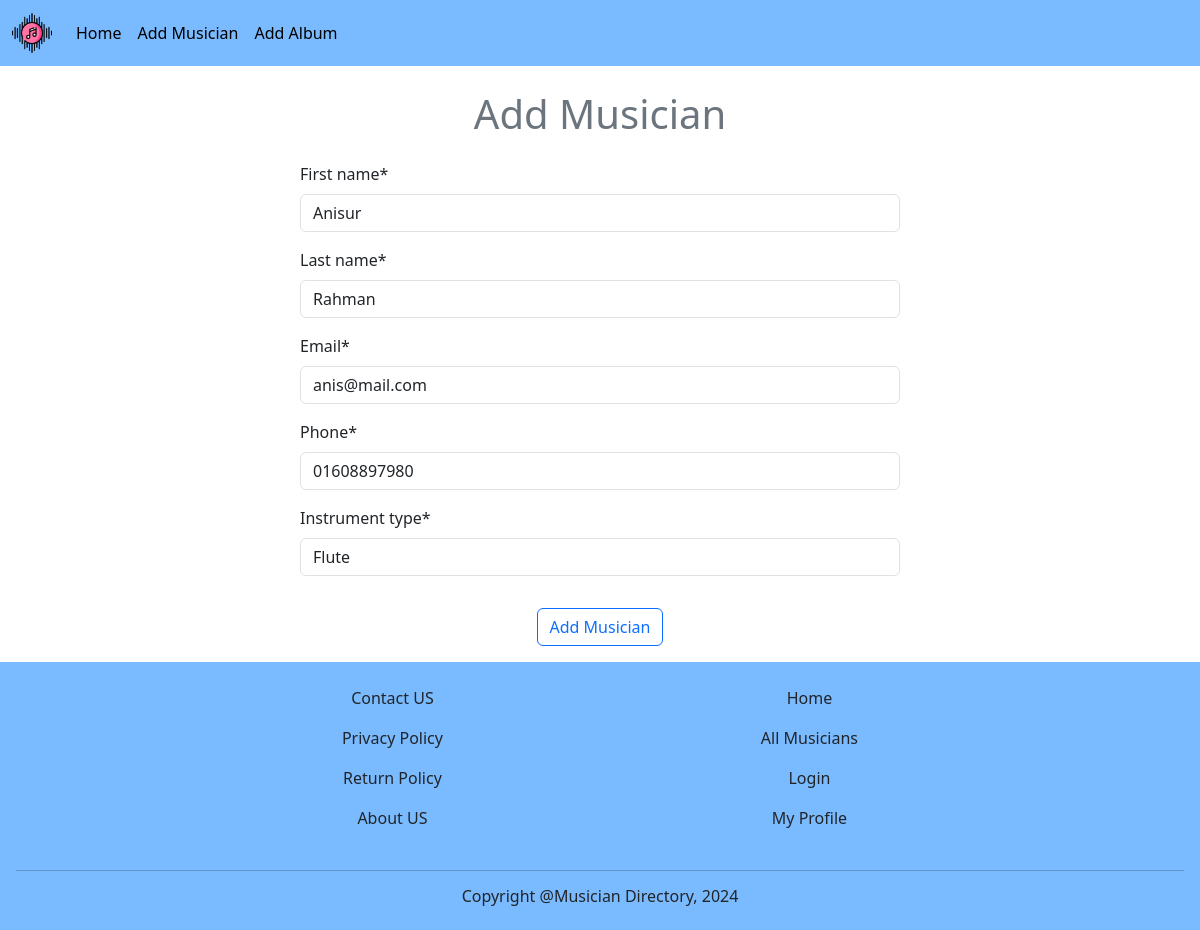
The page /musician/edit/2 on the database its author committed.
### musician/models.py (models this page shows, shortened)
class MusicianModel(models.Model):
    first_name = models.CharField(max_length=15)
    last_name = models.CharField(max_length=15)
    email = models.EmailField()
    phone = models.CharField(max_length=16)
    instrument_type = models.CharField(max_length=30)

### musician/views.py (the view)
# urls.py: path('edit/<int:id>', views.edit_musician, name='edit_musician'),
def edit_musician(request, id):
    m = MusicianModel.objects.get(pk = id)
    form = MusicianForm(instance=m)
    if request.method == 'POST':
        form = MusicianForm(request.POST, instance=m)
        if form.is_valid():
            form.save()
            return redirect('home')
    return render(request, 'musician/add_musician.html', {'form' : form})

### musician/forms.py
class MusicianForm(forms.ModelForm):
    class Meta:
        model = MusicianModel
        fields = "__all__"

### musician/templates/musician/add_musician.html (shortened to what this page needs)
{% extends "base.html" %}
{% load crispy_forms_tags %}
{% block content %}
<h1 class="text-center text-secondary m-4">Add Musician</h1>
<form method="post" style="width: 50%; margin: auto;">
    {{ form | crispy }}
    <div class="d-flex justify-content-center p-3">
        <input type="submit" value="Add Musician" class="btn btn-outline-primary">
    </div>
</form>
{% endblock content %}

### rows shown on the page
MusicianModel: first_name "Anisur", last_name "Rahman", email "anis@mail.com", phone "01608897980", instrument_type "Flute"
